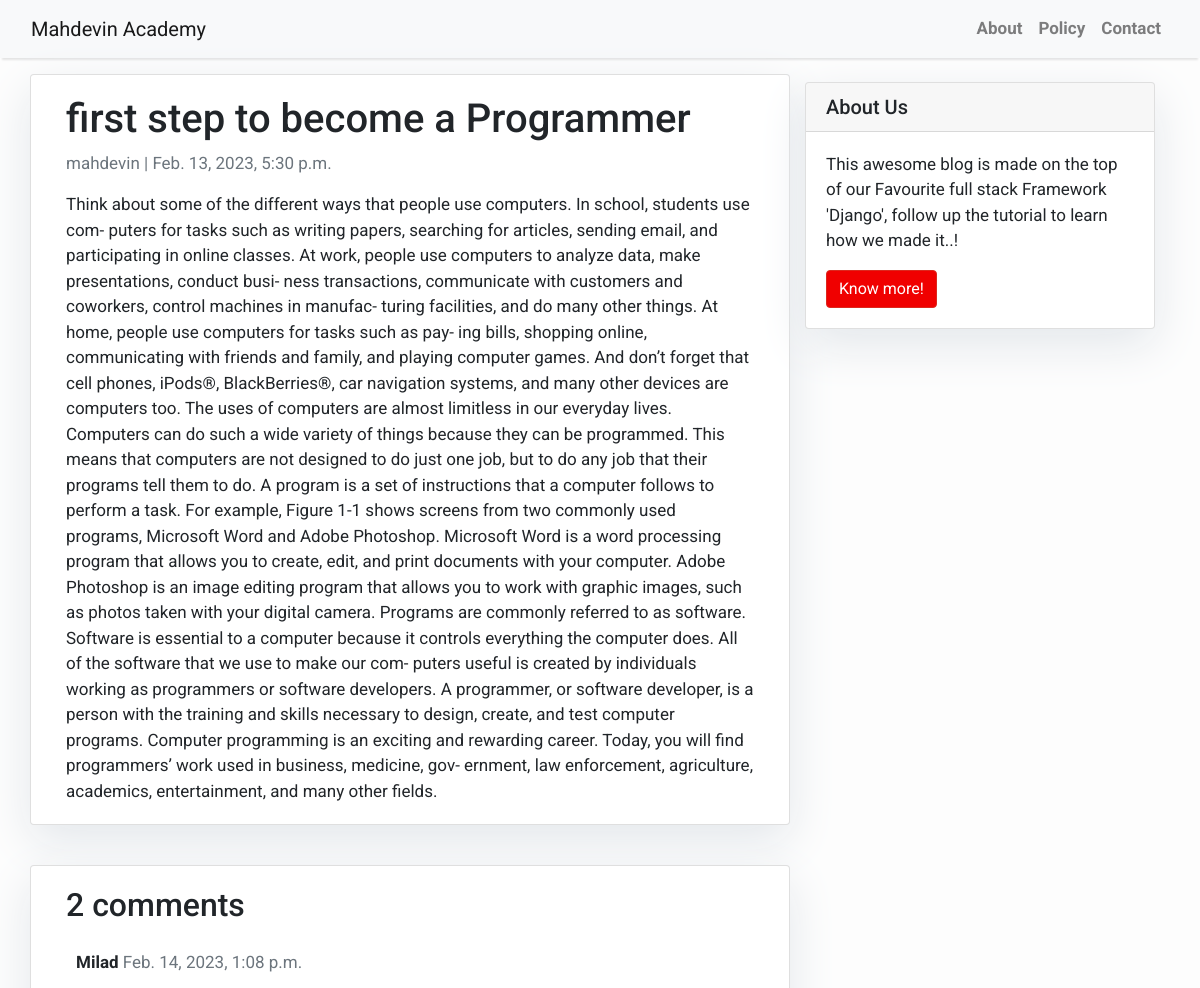
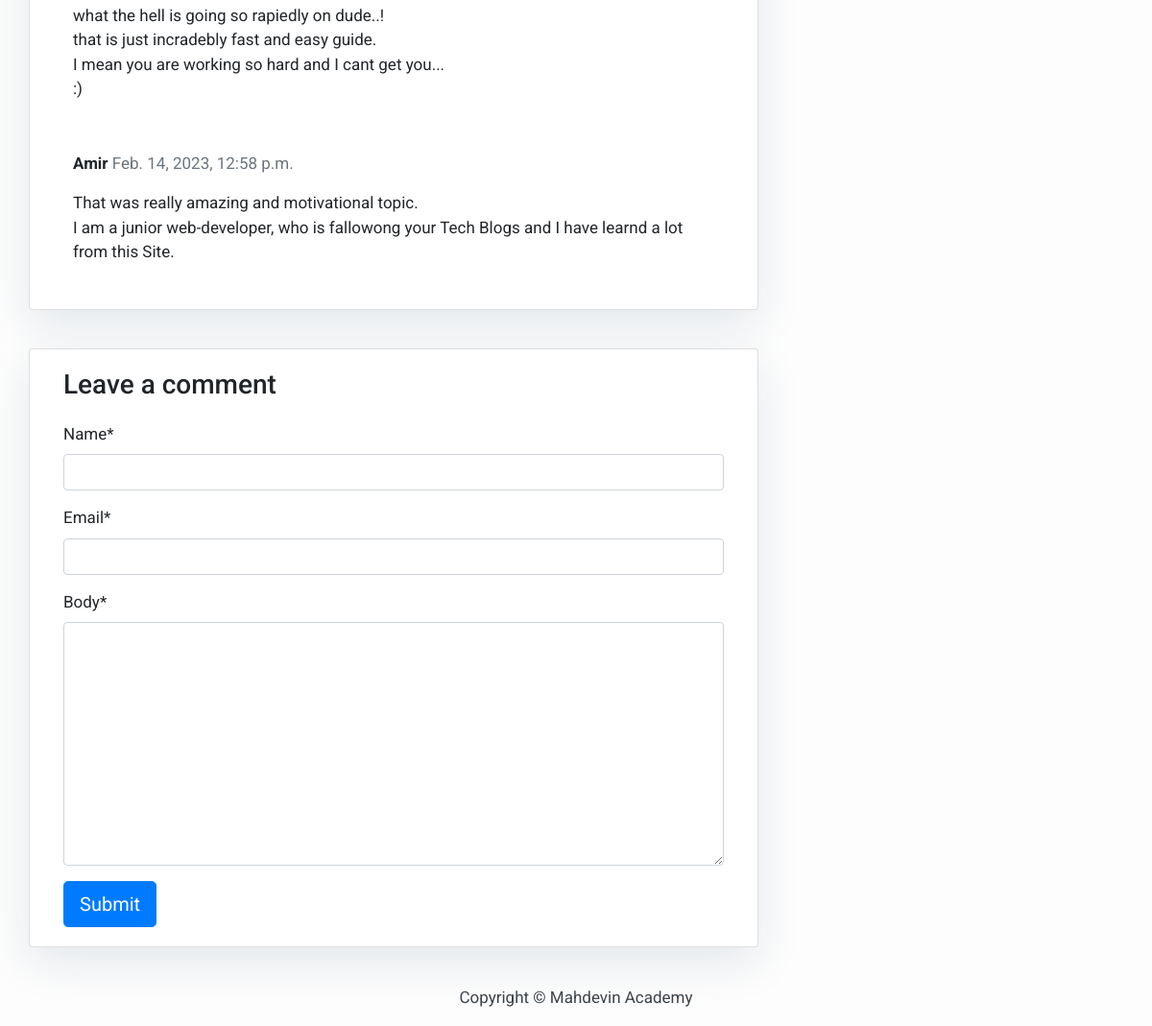
Screenshot of /how_to_became_a_Porgrammer/ with the database file from the repository (2 pictures, top to bottom).
### blog/models.py (models this page shows, shortened)
class Post(models.Model):
    title = models.CharField(max_length=200, unique=True)
    slug = models.SlugField(max_length=200, unique=True)
    author = models.ForeignKey(User, on_delete= models.CASCADE,related_name='blog_posts')
    updated_on = models.DateTimeField(auto_now= True)
    content = models.TextField()
    created_on = models.DateTimeField(auto_now_add=True)
    status = models.IntegerField(choices=STATUS, default=0)
    class Meta:
        ordering = ['-created_on']

class Comment(models.Model):
    post = models.ForeignKey(Post,on_delete=models.CASCADE,related_name='comments')
    name = models.CharField(max_length=80)
    email = models.EmailField()
    body = models.TextField()
    created_on = models.DateTimeField(auto_now_add=True)
    active = models.BooleanField(default=False)
    class Meta:
        ordering = ['created_on']

### blog/views.py (the view)
# urls.py: path('<slug:slug>/', views.post_detail, name='post_detail'),
def post_detail(request, slug):
    template_name = "post_detail.html"
    post = get_object_or_404(Post, slug=slug)
    comments = post.comments.filter(active=True).order_by("-created_on")
    new_comment = None
    if request.method == "POST":
        comment_form = CommentForm(data=request.POST)
        if comment_form.is_valid():
            new_comment = comment_form.save(commit=False)
            new_comment.post = post
            new_comment.save()
    else:
        comment_form = CommentForm()
    return render(
        request,
        template_name,
        {
            "post": post,
            "comments": comments,
            "new_comment": new_comment,
            "comment_form": comment_form,
        },
    )

### blog/forms.py
class CommentForm(forms.ModelForm):
    class Meta:
        model = Comment
        fields = ('name', 'email', 'body')

### templates/post_detail.html (shortened to what this page needs)
{% extends 'base.html' %} {% block content %}
{% load crispy_forms_tags %}
    <div class="container">
        <div class="row">
            <div class="col-md-8 card mb-4  mt-3 left  top">
                <div class="card-body">
                    <h1>{% block title %} {{ post.title }} {% endblock title %}</h1>
                    <p class=" text-muted">{{ post.author }} | {{ post.created_on }}</p>
                    <p class="card-text ">{{ post.content | safe }}</p>
                </div>
            </div>
            {% block sidebar %} {% include 'sidebar.html' %} {% endblock sidebar %}
            <div class="col-md-8 card mb-4  mt-3 ">
                <div class="card-body">
                    {% with comments.count as total_comments %}
                        <h2>{{ total_comments }} comments</h2>
                    {% endwith %} {% for comment in comments %}
                        <div class="comments" style="padding: 10px;">
                            <p class="font-weight-bold">
                                {{ comment.name }}
                                <span class=" text-muted font-weight-normal">
                                    {{ comment.created_on }}
                                </span>
                            </p>
                            {{ comment.body | linebreaks }}
                        </div>
                    {% endfor %}
                </div>
            </div>
            <div class="col-md-8 card mb-4  mt-3 ">
                <div class="card-body">
                    {% if new_comment %}
                        <div class="alert alert-success" role="alert">
                            Your comment is awaiting moderation
                        </div>
                    {% else %}
                        <h3>Leave a comment</h3>
                        <form method="post" style="margin-top: 1.3em;">
                            {{ comment_form | crispy }}
                            <button type="submit" class="btn btn-primary  btn-lg">Submit</button>
                   </form>
                    {% endif %}
                </div>
            </div>
        </div>
    </div>
{% endblock content %}

### templates/base.html (style rules this page uses)
body { font-family: "Roboto", sans-serif; font-size: 17px; background-color: #fdfdfd; }

### templates/sidebar.html (style rules this page uses)
.card { box-shadow: 0 16px 48px #E3E7EB; }

### rows the page displays
Post: title "first step to become a Programmer", author "mahdevin", created_on "Feb. 13, 2023, 5:30 p.m.", content "Think about some of the different ways that people use computers. In school, students use com- puters for tasks such as writing papers, searching for articles, sending email, and participating in online classes. At work, people use computers to analyze data, make presentations, conduct busi- ness transactions, communicate with customers and coworkers, control machines in manufac- turing facilities, and do many other things. At home, people use computers for tasks such as pay- ing bills, shopping online, communicating with friends and family, and playing computer games. And don’t forget that cell phones, iPods®, BlackBerries®, car navigation systems, and many other devices are computers too.…"
Comment: name "Milad", created_on "Feb. 14, 2023, 1:08 p.m.", body "what the hell is going so rapiedly on dude..! that is just incradebly fast and easy guide. I mean you are working so hard and I cant get you... :)"
Comment: name "Amir", created_on "Feb. 14, 2023, 12:58 p.m.", body "That was really amazing and motivational topic. I am a junior web-developer, who is fallowong your Tech Blogs and I have learnd a lot from this Site."

### other values shown
{{ total_comments }} "2"
